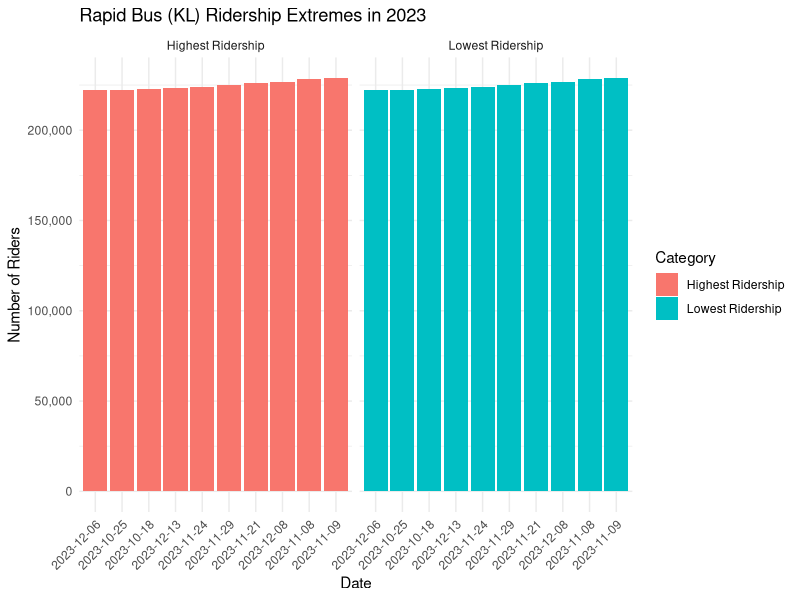

Here is the R script that generated this plot:
# Load required libraries
library(dplyr)
library(ggplot2)

# Read the data
df <- read.csv("Data/ridership_headline.csv")

# Convert date to proper date format
df$date <- as.Date(df$date)

# Filter for 2023 data and get top/bottom 10 days for bus_rkl
# select: select the columns to be used 
bus_rkl_2023 <- df %>%
  filter(format(date, "%Y") == "2023") %>%
  arrange(desc(bus_rkl)) %>%
  select(date, bus_rkl)

# Get top 10 and bottom 10
top_10 <- head(bus_rkl_2023, 10)
bottom_10 <- tail(arrange(bus_rkl_2023, bus_rkl), 10)

# Combine the results
combined_results <- bind_rows(
  mutate(top_10, category = "Highest Ridership"),
  mutate(bottom_10, category = "Lowest Ridership")
)

# Create a plot (optional)
ggplot(combined_results, aes(x = reorder(format(date, "%Y-%m-%d"), bus_rkl), 
                            y = bus_rkl, 
                            fill = category)) +
  geom_bar(stat = "identity") +
  facet_wrap(~category, scales = "free_x") +
  theme_minimal() +
  theme(axis.text.x = element_text(angle = 45, hjust = 1)) +
  labs(title = "Rapid Bus (KL) Ridership Extremes in 2023",
       x = "Date",
       y = "Number of Riders",
       fill = "Category") +
  scale_y_continuous(labels = scales::comma)

# Print the results as a table
print("Top 10 Days with Highest Ridership:")
print(top_10)
print("\nBottom 10 Days with Lowest Ridership:")
print(bottom_10)
